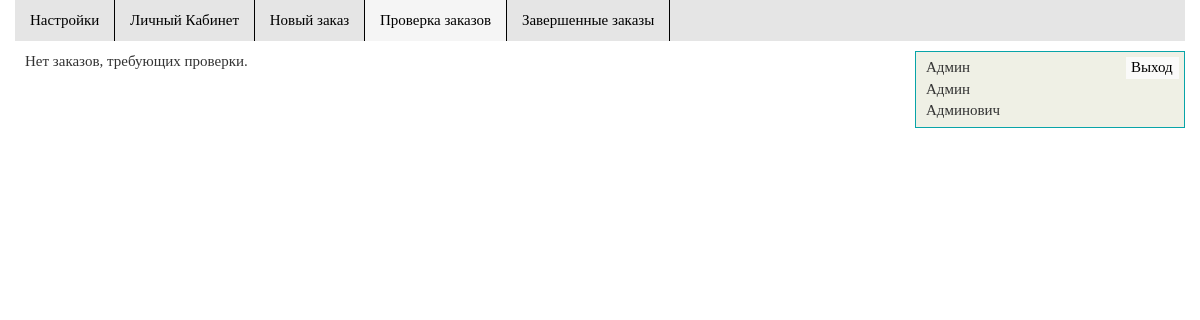
/check/ (signed in), run on an earlier commit of the app's database.
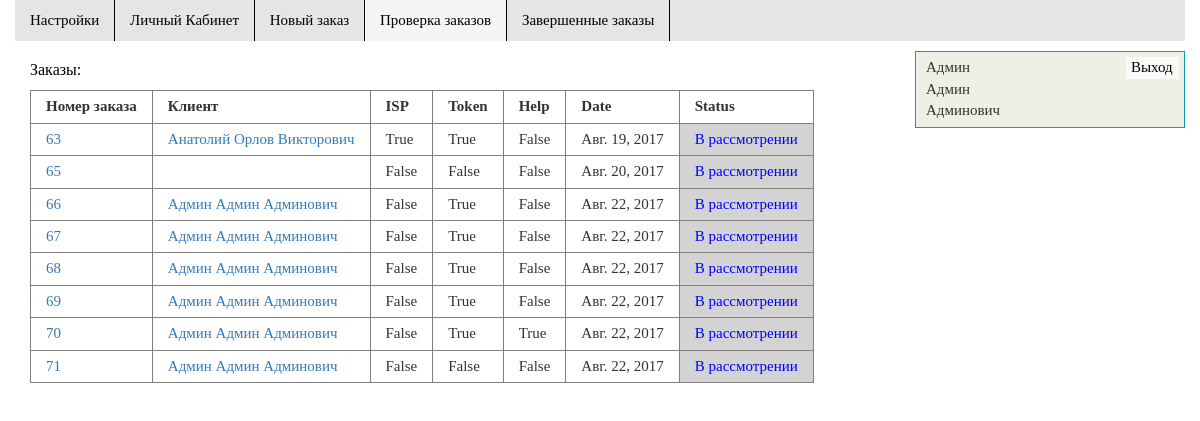
And on a later commit of the database.
### base_model/models.py (models this page shows, shortened)
class Order(models.Model):
    person = models.ForeignKey(Person)
    Isp = models.BooleanField()
    Token = models.BooleanField()
    Help = models.BooleanField()
    Date = models.DateField()
    Status = models.CharField(default=u'В рассмотрении', max_length=30)
    Number = models.IntegerField(default=0)
    Text = models.TextField(default='', max_length=500)

class Person(models.Model):
    user = models.OneToOneField(User)
    Surname = models.CharField(max_length=50)
    Firstname = models.CharField(max_length=50)
    GivenName = models.CharField(max_length=50)
    Country = models.CharField(max_length=50)
    State = models.CharField(max_length=50)
    Locality = models.CharField(max_length=50)
    StreetAddress = models.CharField(max_length=255)
    email = models.EmailField(max_length=50)
    INN = models.CharField(max_length=12)
    SNILS = models.CharField(max_length=11)
    admin = models.BooleanField(default=False);
    def __str__(self):
        return u'{} {} {}'.format(self.Surname, self.Firstname, self.GivenName)

### base_model/views.py (the view)
# urls.py: url(r'^check/', views.check, name='check'),
@login_required(redirect_field_name='', login_url='/login/')
def check(request):
    content = init(request, u'Заказы', 'm4')
    content['orders'] = Order.objects.filter(Status=u'В рассмотрении').order_by('Date')
    return render(request, 'check.html', content)

### base_model/views.py (called while the page is built)
def init(request, title, *args):
    context = {}
    context['title'] = title
    if request.user.is_authenticated:
        if len(args) != 0:
            context['menu'] = {args[0]: True}
        context['user'] = Person.objects.get(user=request.user)
    return context

### templates/check.html
{% extends 'base.html' %} {% block content %}
{% if orders.count == 0 %}
Нет заказов, требующих проверки.
{% else %}
<table border="1">
  <caption>Заказы:</caption>
  <tr>
    <th>Номер заказа</th>
    <th>Клиент</th>
    <th>ISP</th>
    <th>Token</th>
    <th>Help</th>
    <th>Date</th>
    <th>Status</th>
  </tr>
  {% for order in orders %}
  <tr>
    <td><a href="{% url 'order' order.Number %}">{{order.Number}}</a></td>
    <td><a href="{% url 'person' order.person.pk %}">{{order.person}}</a></td>
    <td>{{order.Isp}}</td>
    <td>{{order.Token}}</td>
    <td>{{order.Help}}</td>
    <td>{{order.Date}}</td>
    {% include 'status.html' %}
  </tr>
  {% endfor %}
</table>
{% endif %}
{% endblock %}

### templates/status.html
<td class={% if order.Status == 'В рассмотрении' %}
  "in-progress"
  {% else %}
  {% if order.Status == 'Принято' %}
    "success"
  {% else %}
    "failed"
  {% endif %}
{% endif %}>{{order.Status}}</td>

What changed in the data, as far as the page shows it:
added Order: Number "63", person "Анатолий Орлов Викторович", Isp "True", Token "True", Help "False", Date "Авг. 19, 2017", Status "В рассмотрении"
added Order: Number "65", Isp "False", Token "False", Help "False", Date "Авг. 20, 2017", Status "В рассмотрении"
added Order: Number "66", person "Админ Админ Админович", Isp "False", Token "True", Help "False", Date "Авг. 22, 2017", Status "В рассмотрении"
added Order: Number "67", person "Админ Админ Админович", Isp "False", Token "True", Help "False", Date "Авг. 22, 2017", Status "В рассмотрении"
added Order: Number "68", person "Админ Админ Админович", Isp "False", Token "True", Help "False", Date "Авг. 22, 2017", Status "В рассмотрении"
added Order: Number "69", person "Админ Админ Админович", Isp "False", Token "True", Help "False", Date "Авг. 22, 2017", Status "В рассмотрении"
added Order: Number "70", person "Админ Админ Админович", Isp "False", Token "True", Help "True", Date "Авг. 22, 2017", Status "В рассмотрении"
added Order: Number "71", person "Админ Админ Админович", Isp "False", Token "False", Help "False", Date "Авг. 22, 2017", Status "В рассмотрении"
Also different on the page:
text no longer shown: "Нет заказов, требующих проверки."
text now shown: "Заказы: Номер заказа Клиент ISP Token Help Date Status"
